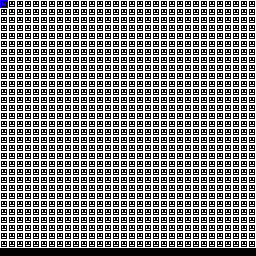

A level layout from a 2D game, rendered from its tile map. Below: a short description, then the map file with its tile-grid data intact:
An orthogonal 32x32 tile map with 8x8 px tiles, 1 tile layer (Tile Layer 1).

<map version="1.9" tiledversion="1.9.2" orientation="orthogonal" renderorder="right-down" width="32" height="32" tilewidth="8" tileheight="8" infinite="0" nextlayerid="2" nextobjectid="1">
 <tileset firstgid="1" source="../../tsx/saves/nexus.tsx" />
 <layer id="1" name="Tile Layer 1" width="32" height="32">
  <data encoding="csv">
3,1610612739,3221225475,2684354563,1,1,1,1,1,1,1,1,1,1,1,1,1,1,1,1,1,1,1,1,1,1,1,1,1,1,1,1,
2,1,1,1,1,1,1,1,1,1,1,1,1,1,1,1,1,1,1,1,1,1,1,1,1,1,1,1,1,1,1,1,
1,1,1,1,1,1,1,1,1,1,1,1,1,1,1,1,1,1,1,1,1,1,1,1,1,1,1,1,1,1,1,1,
1,1,1,1,1,1,1,1,1,1,1,1,1,1,1,1,1,1,1,1,1,1,1,1,1,1,1,1,1,1,1,1,
1,1,1,1,1,1,1,1,1,1,1,1,1,1,1,1,1,1,1,1,1,1,1,1,1,1,1,1,1,1,1,1,
1,1,1,1,1,1,1,1,1,1,1,1,1,1,1,1,1,1,1,1,1,1,1,1,1,1,1,1,1,1,1,1,
1,1,1,1,1,1,1,1,1,1,1,1,1,1,1,1,1,1,1,1,1,1,1,1,1,1,1,1,1,1,1,1,
1,1,1,1,1,1,1,1,1,1,1,1,1,1,1,1,1,1,1,1,1,1,1,1,1,1,1,1,1,1,1,1,
1,1,1,1,1,1,1,1,1,1,1,1,1,1,1,1,1,1,1,1,1,1,1,1,1,1,1,1,1,1,1,1,
1,1,1,1,1,1,1,1,1,1,1,1,1,1,1,1,1,1,1,1,1,1,1,1,1,1,1,1,1,1,1,1,
1,1,1,1,1,1,1,1,1,1,1,1,1,1,1,1,1,1,1,1,1,1,1,1,1,1,1,1,1,1,1,1,
1,1,1,1,1,1,1,1,1,1,1,1,1,1,1,1,1,1,1,1,1,1,1,1,1,1,1,1,1,1,1,1,
1,1,1,1,1,1,1,1,1,1,1,1,1,1,1,1,1,1,1,1,1,1,1,1,1,1,1,1,1,1,1,1,
1,1,1,1,1,1,1,1,1,1,1,1,1,1,1,1,1,1,1,1,1,1,1,1,1,1,1,1,1,1,1,1,
1,1,1,1,1,1,1,1,1,1,1,1,1,1,1,1,1,1,1,1,1,1,1,1,1,1,1,1,1,1,1,1,
1,1,1,1,1,1,1,1,1,1,1,1,1,1,1,1,1,1,1,1,1,1,1,1,1,1,1,1,1,1,1,1,
1,1,1,1,1,1,1,1,1,1,1,1,1,1,1,1,1,1,1,1,1,1,1,1,1,1,1,1,1,1,1,1,
1,1,1,1,1,1,1,1,1,1,1,1,1,1,1,1,1,1,1,1,1,1,1,1,1,1,1,1,1,1,1,1,
1,1,1,1,1,1,1,1,1,1,1,1,1,1,1,1,1,1,1,1,1,1,1,1,1,1,1,1,1,1,1,1,
1,1,1,1,1,1,1,1,1,1,1,1,1,1,1,1,1,1,1,1,1,1,1,1,1,1,1,1,1,1,1,1,
1,1,1,1,1,1,1,1,1,1,1,1,1,1,1,1,1,1,1,1,1,1,1,1,1,1,1,1,1,1,1,1,
1,1,1,1,1,1,1,1,1,1,1,1,1,1,1,1,1,1,1,1,1,1,1,1,1,1,1,1,1,1,1,1,
1,1,1,1,1,1,1,1,1,1,1,1,1,1,1,1,1,1,1,1,1,1,1,1,1,1,1,1,1,1,1,1,
1,1,1,1,1,1,1,1,1,1,1,1,1,1,1,1,1,1,1,1,1,1,1,1,1,1,1,1,1,1,1,1,
1,1,1,1,1,1,1,1,1,1,1,1,1,1,1,1,1,1,1,1,1,1,1,1,1,1,1,1,1,1,1,1,
1,1,1,1,1,1,1,1,1,1,1,1,1,1,1,1,1,1,1,1,1,1,1,1,1,1,1,1,1,1,1,1,
1,1,1,1,1,1,1,1,1,1,1,1,1,1,1,1,1,1,1,1,1,1,1,1,1,1,1,1,1,1,1,1,
1,1,1,1,1,1,1,1,1,1,1,1,1,1,1,1,1,1,1,1,1,1,1,1,1,1,1,1,1,1,1,1,
1,1,1,1,1,1,1,1,1,1,1,1,1,1,1,1,1,1,1,1,1,1,1,1,1,1,1,1,1,1,1,1,
1,1,1,1,1,1,1,1,1,1,1,1,1,1,1,1,1,1,1,1,1,1,1,1,1,1,1,1,1,1,1,1,
1,1,1,1,1,1,1,1,1,1,1,1,1,1,1,1,1,1,1,1,1,1,1,1,1,1,1,1,1,1,1,1,
1,1,1,1,1,1,1,1,1,1,1,1,1,1,1,1,1,1,1,1,1,1,1,1,1,1,1,1,1,1,1,1
</data>
 </layer>
</map>